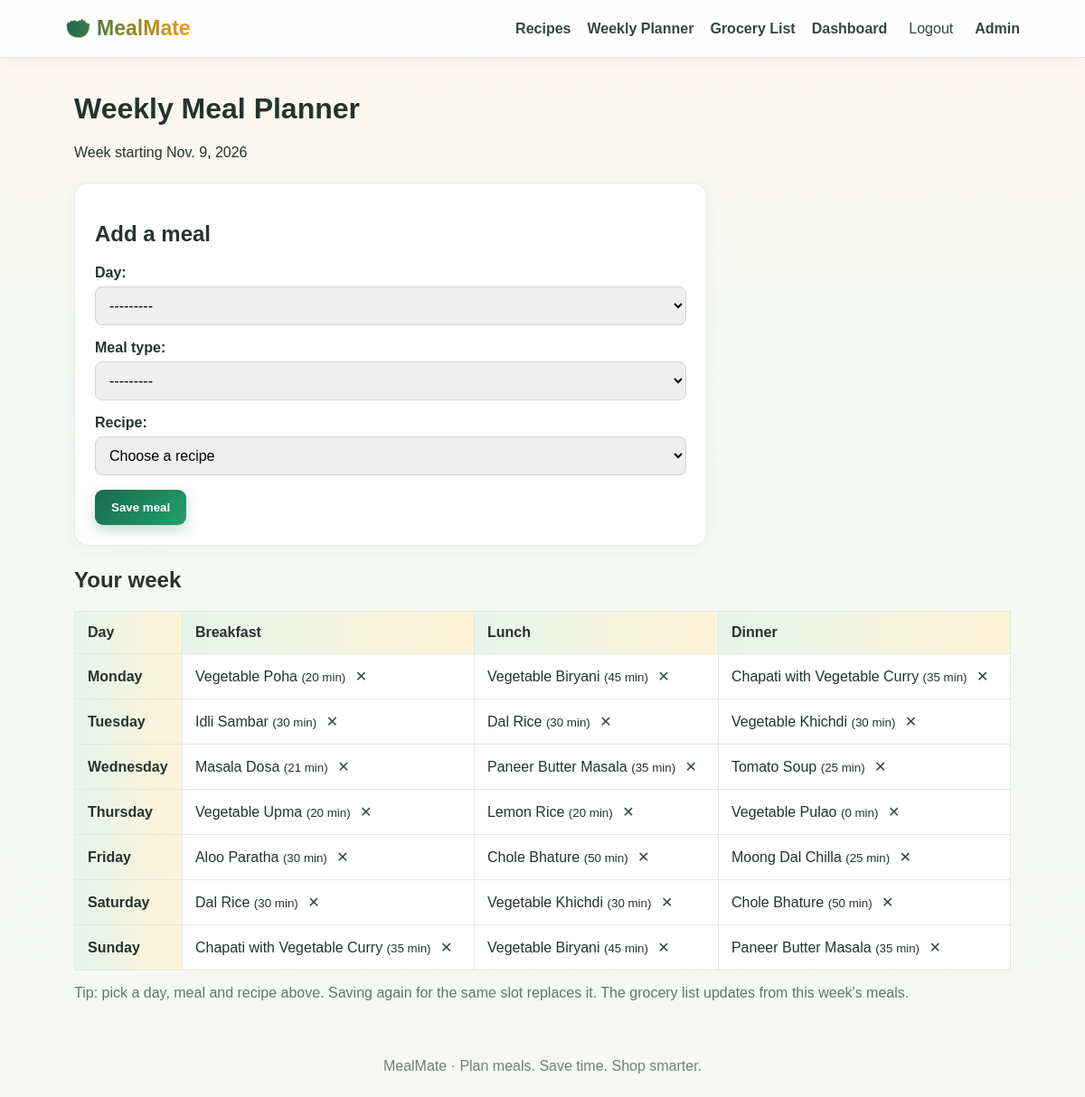
The app's page /planner/ (signed in) with its own data.
### planner/models.py (models this page shows, shortened)
class MealPlan(models.Model):
    DAYS = [(d, d) for d in ["Monday", "Tuesday", "Wednesday", "Thursday", "Friday", "Saturday", "Sunday"]]
    MEALS = [("Breakfast", "Breakfast"), ("Lunch", "Lunch"), ("Dinner", "Dinner")]
    user = models.ForeignKey(settings.AUTH_USER_MODEL, on_delete=models.CASCADE)
    day = models.CharField(max_length=12, choices=DAYS)
    meal_type = models.CharField(max_length=12, choices=MEALS)
    recipe = models.ForeignKey(Recipe, on_delete=models.CASCADE)
    week_start = models.DateField()
    class Meta:
        constraints = [models.UniqueConstraint(fields=["user", "day", "meal_type", "week_start"], name="unique_user_meal_slot")]
        ordering = ["week_start", "day", "meal_type"]

class Recipe(models.Model):
    CATEGORY_CHOICES = [
        ("Breakfast", "Breakfast"), ("Lunch", "Lunch"),
        ("Dinner", "Dinner"), ("Snack", "Snack"),
    ]
    title = models.CharField(max_length=160)
    category = models.CharField(max_length=20, choices=CATEGORY_CHOICES)
    description = models.TextField(blank=True)
    ingredients = models.TextField(help_text="Enter one ingredient per line. Example: Rice - 1 cup")
    instructions = models.TextField()
    cooking_time = models.PositiveIntegerField(default=20, help_text="Minutes")
    image = models.FileField(upload_to="recipes/", blank=True, help_text="Optional photo of the dish")
    created_by = models.ForeignKey(settings.AUTH_USER_MODEL, on_delete=models.SET_NULL, null=True, blank=True)
    is_approved = models.BooleanField(default=True)
    created_at = models.DateTimeField(auto_now_add=True)
    def __str__(self):
        return self.title

### planner/views.py (the view)
# urls.py: path("planner/", views.weekly_planner, name="weekly_planner"),
@login_required
def weekly_planner(request):
    monday = current_monday()
    if request.method == "POST":
        form = MealPlanForm(request.POST)
        if form.is_valid():
            MealPlan.objects.update_or_create(
                user=request.user,
                day=form.cleaned_data["day"],
                meal_type=form.cleaned_data["meal_type"],
                week_start=monday,
                defaults={"recipe": form.cleaned_data["recipe"]},
            )
            messages.success(request, "Meal saved to your weekly plan.")
            return redirect("weekly_planner")
    else:
        form = MealPlanForm()
    plans = MealPlan.objects.filter(user=request.user, week_start=monday).select_related("recipe")
    plan_map = {f"{p.day}|{p.meal_type}": p for p in plans}
    rows = []
    for d in DAYS:
        cells = []
        for m in MEALS:
            cells.append({"meal": m, "plan": plan_map.get(f"{d}|{m}")})
        rows.append({"day": d, "cells": cells})
    return render(request, "planner/weekly.html", {
        "form": form,
        "meals": MEALS,
        "rows": rows,
        "week_start": monday,
    })

### planner/forms.py
class MealPlanForm(forms.ModelForm):
    class Meta:
        model = MealPlan
        fields = ["day", "meal_type", "recipe"]
    def __init__(self, *args, **kwargs):
        super().__init__(*args, **kwargs)
        self.fields["recipe"].queryset = Recipe.objects.filter(is_approved=True).order_by("title")
        self.fields["recipe"].empty_label = "Choose a recipe"

### planner/views.py (called while the page is built)
def current_monday():
    today = date.today()
    return today - timedelta(days=today.weekday())

### templates/planner/weekly.html
{% extends "base.html" %}
{% block content %}
<h1>Weekly Meal Planner</h1>
<p>Week starting {{ week_start }}</p>
<div class="form-card"><h2>Add a meal</h2>
<form method="post">{% csrf_token %}{{ form.as_p }}<button class="button">Save meal</button></form></div>
<h2>Your week</h2>
<div class="table-wrap"><table>
<tr><th>Day</th>{% for meal in meals %}<th>{{ meal }}</th>{% endfor %}</tr>
{% for row in rows %}<tr><th>{{ row.day }}</th>
{% for cell in row.cells %}<td>{% if cell.plan %}{{ cell.plan.recipe.title }} <small>({{ cell.plan.recipe.cooking_time }} min)</small>
<form class="inline" method="post" action="{% url 'delete_meal' cell.plan.pk %}">{% csrf_token %}<button class="linkbtn" title="Remove">✕</button></form>{% else %}—{% endif %}</td>{% endfor %}
</tr>{% endfor %}
</table></div>
<p class="hint">Tip: pick a day, meal and recipe above. Saving again for the same slot replaces it. The grocery list updates from this week's meals.</p>
{% endblock %}

### static/css/style.css (style rules this page uses)
* { box-sizing:border-box }
body { margin:0;font-family:Arial,sans-serif;background:#f7f8f4;color:#26332d }
.topbar nav a,.linkbtn { color:#35463d;text-decoration:none;font-weight:600 }
.inline { display:inline }
.linkbtn { border:0;background:none;font:inherit;cursor:pointer }
.button,.navbutton { display:inline-block;background:#176b50;color:white;padding:12px 18px;border:0;border-radius:9px;text-decoration:none;font-weight:700;cursor:pointer }
.card,.form-card,.stat,.recipe { background:white;padding:22px;border-radius:15px;border:1px solid #e7ebe5;box-shadow:0 4px 16px #1d38200a }
.form-card { max-width:700px;margin:24px 0 }
.form-card input:not([type=checkbox]),.form-card select,.form-card textarea { width:100%;padding:11px;border:1px solid #ccd6cd;border-radius:8px;margin-top:6px;font:inherit }
.form-card label { font-weight:600 }
.table-wrap { overflow-x:auto }
table { width:100%;border-collapse:collapse;background:white }
td,th { padding:14px;border:1px solid #e2e8e1;text-align:left }
th { background:#edf4ee }
.hint { color:#66736b }
:root { --green:#176b50 }
body { background:linear-gradient(180deg,#fff8ec 0,#f4faf5 420px,#f7f8f4 100%) }
.button,.navbutton { background:linear-gradient(135deg,#176b50,#22a06b);box-shadow:0 6px 16px #176b5040 }
th { background:linear-gradient(90deg,#e5f5ea,#fff3d6) }

### records on screen
MealPlan: plan.recipe "Vegetable Poha", plan.recipe.cooking_time "20"
MealPlan: plan.recipe "Vegetable Biryani", plan.recipe.cooking_time "45"
MealPlan: plan.recipe "Chapati with Vegetable Curry", plan.recipe.cooking_time "35"
MealPlan: plan.recipe "Idli Sambar", plan.recipe.cooking_time "30"
MealPlan: plan.recipe "Dal Rice", plan.recipe.cooking_time "30"
MealPlan: plan.recipe "Vegetable Khichdi", plan.recipe.cooking_time "30"
MealPlan: plan.recipe "Masala Dosa", plan.recipe.cooking_time "21"
MealPlan: plan.recipe "Paneer Butter Masala", plan.recipe.cooking_time "35"
MealPlan: plan.recipe "Tomato Soup", plan.recipe.cooking_time "25"
MealPlan: plan.recipe "Vegetable Upma", plan.recipe.cooking_time "20"
MealPlan: plan.recipe "Lemon Rice", plan.recipe.cooking_time "20"
MealPlan: plan.recipe "Vegetable Pulao", plan.recipe.cooking_time "0"
MealPlan: plan.recipe "Aloo Paratha", plan.recipe.cooking_time "30"
MealPlan: plan.recipe "Chole Bhature", plan.recipe.cooking_time "50"
MealPlan: plan.recipe "Moong Dal Chilla", plan.recipe.cooking_time "25"
MealPlan: plan.recipe "Dal Rice", plan.recipe.cooking_time "30"
MealPlan: plan.recipe "Vegetable Khichdi", plan.recipe.cooking_time "30"
MealPlan: plan.recipe "Chole Bhature", plan.recipe.cooking_time "50"
MealPlan: plan.recipe "Chapati with Vegetable Curry", plan.recipe.cooking_time "35"
MealPlan: plan.recipe "Vegetable Biryani", plan.recipe.cooking_time "45"
MealPlan: plan.recipe "Paneer Butter Masala", plan.recipe.cooking_time "35"

### other values on screen
{{ week_start }} "Nov. 9, 2026"
{{ meal }} "Breakfast" "Lunch" "Dinner"
{{ row.day }} "Monday" "Tuesday" "Wednesday" "Thursday" "Friday" "Saturday" "Sunday"
